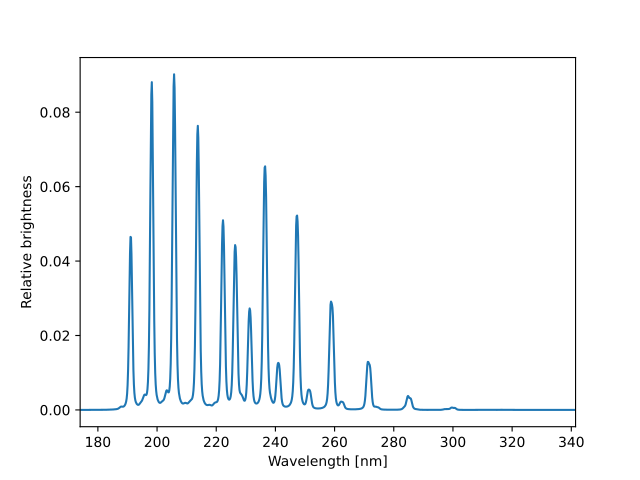

Source code (Python):
import matplotlib.pyplot as plt
import pyuvs as pu

fig, ax = plt.subplots()

template = pu.anc.load_template_no_nightglow()
wavelengths = pu.anc.load_muv_wavelength_centers()
ax.plot(wavelengths, template)
ax.set_xlim(wavelengths[0], wavelengths[-1])
ax.set_xlabel('Wavelength [nm]')
ax.set_ylabel('Relative brightness')

plt.show()
